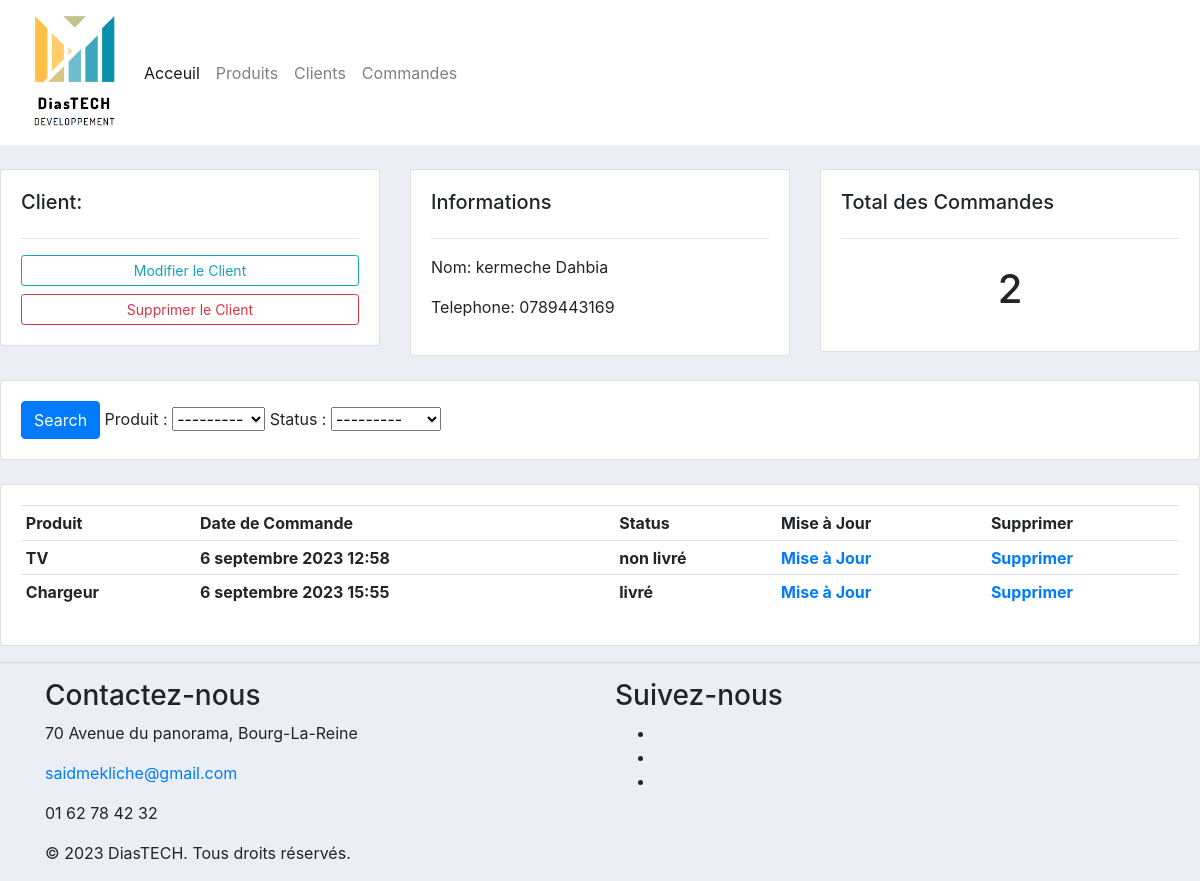
Page /client//2 on the committed database.
### client/models.py (models this page shows, shortened)
class Client(models.Model):
    nom = models.CharField(max_length=200, null=True)
    telephone = models.CharField(max_length=200, null=True)
    date_creation = models.DateTimeField(auto_now_add=True)

### commande/models.py (models this page shows)
class Commande(models.Model):
    STATUS = (
        ('en_instance', 'En instance'),
        ('non livré', 'non livré'),
        ('livré', 'livré')
    )
    client = models.ForeignKey(Client, null= True, on_delete=models.SET_NULL)
    produit = models.ForeignKey(Produit, null= True, on_delete=models.SET_NULL)
    status = models.CharField(max_length=200, choices=STATUS)
    date_creation = models.DateTimeField(auto_now_add=True)

### produit/models.py (models this page shows)
class Produit(models.Model):
    nom = models.CharField(max_length=200, null=True)
    prix = models.FloatField(null=True)
    date_creation = models.DateTimeField(auto_now_add=True)
    tag= models.ManyToManyField(Tag)
    def __str__(self):
        return self.nom

### client/views.py (the view)
# urls.py: path('/<str:pk>',views.list_client, name='client'),
def list_client(request,pk):
    client = Client.objects.get(id=pk)
    commande=client.commande_set.all()
    commande_total=commande.count()
    myFilter=CommandeFiltre(request.GET,queryset= commande)
    commande=myFilter.qs
    context={'client' : client,'commande': commande,'commande_total':commande_total,'myFilter': myFilter}
    return render(request,'client/list_client.html', context)

### templates/client/list_client.html
{% extends 'main.html' %}
{% block contenu %}
<br>
<div class="row">
	<div class="col-md">
		<div class="card card-body">
			<h5>Client:</h5>
			<hr>
			<a class="btn btn-outline-info  btn-sm btn-block" href="">Modifier le Client</a>
			<a class="btn btn-outline-danger  btn-sm btn-block" href="">Supprimer le Client</a>
		</div>
	</div>
	<div class="col-md">
		<div class="card card-body">
			<h5>Informations</h5>
			<hr>
			<p>Nom: {{client.nom}} </p>
			<p>Telephone: {{client.telephone}}</p>
		</div>
	</div>
	<div class="col-md">
		<div class="card card-body">
			<h5>Total des Commandes</h5>
			<hr>
			<h1 style="text-align: center;padding: 10px">{{commande_total}}</h1>
		</div>
	</div>
</div>
<br>
<div class="row">
	<div class="col">
		<div class="card card-body">
			<form method="get">
		    <button class="btn btn-primary" type="submit">Search</button>
				{{myFilter.form}}
		  </form>
		</div>
	</div>
</div>
<br>
<div class="row">
	<div class="col-md">
		<div class="card card-body">
			<table class="table table-sm">
				<tr>
					<th>Produit</th>
					<th>Date de Commande</th>
					<th>Status</th>
					<th>Mise à Jour</th>
					<th>Supprimer</th>
				</tr>
				{%  for commande in commande %}
				<tr>
				<th>{{commande.produit}}</th>
					<th>{{commande.date_creation}}</th>
					<th>{{commande.status}}</th>
					<th><a href="">Mise à Jour</a></th>
					<th><a href="">Supprimer</a></th>
				</tr>
                {% endfor %}
			</table>
		</div>
	</div>
</div>
{% endblock %}

### static/css/main.css (style rules this page uses)
body { background-color: #ebeff5; }

### rows in the picture
Client: nom "kermeche Dahbia", telephone "0789443169"
Commande: produit "TV", date_creation "6 septembre 2023 12:58", status "non livré"
Commande: produit "Chargeur", date_creation "6 septembre 2023 15:55", status "livré"

### other values in the picture
{{ commande_total }} "2"
